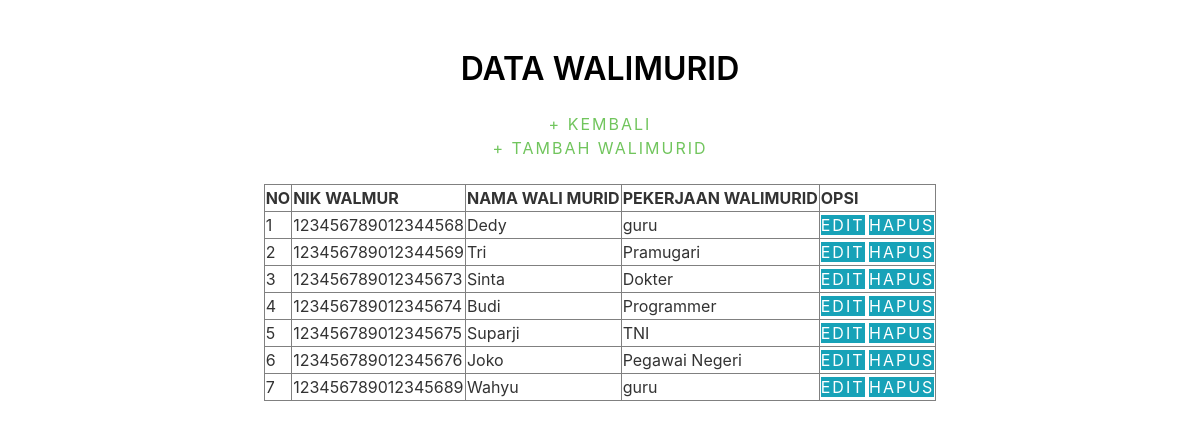
The page /walimurid/index_walmur.php on the database its author committed.
### tables this page shows
CREATE TABLE `walimurid` (
  `NIK_walmur` varchar(20) NOT NULL,
  `nama_walmur` varchar(50) NOT NULL,
  `pekerjaan_walmur` varchar(30) NOT NULL,
  `status` tinyint(1) NOT NULL
);

### walimurid/index_walmur.php (the view, shortened to what this page needs)
<!DOCTYPE html>
<html>
<head>
  <link href="../assets/vendor/bootstrap/css/bootstrap.min.css" rel="stylesheet">
  <link href="../assets/vendor/font-awesome/css/font-awesome.min.css" rel="stylesheet">
  <link href="../assets/vendor/modal-video/css/modal-video.min.css" rel="stylesheet">
  <link href="../assets/vendor/owl.carousel/assets/owl.carousel.min.css" rel="stylesheet">
  <link href="../assets/vendor/aos/aos.css" rel="stylesheet">
  <link href="../assets/css/style.css" rel="stylesheet">
</head>
<body>
 <div id="wrapper" style="margin-top: 50px ">
	<center/>
	<h2>DATA WALIMURID</h2>
	<br/>
	<a href="../login/home.php">+ KEMBALI</a>
	<br>
	<a href="tambah_walmur.php">+ TAMBAH WALIMURID</a>
	<br/>
	<br/>
	<table border="1">
		<tr>
			<th>NO</th>
			<th>NIK WALMUR</th>
			<th>NAMA WALI MURID</th>
			<th>PEKERJAAN WALIMURID</th>
			<th>OPSI</th>
		</tr>
		<?php
		include 'koneksi.php';
		$no = 1;
		$data = mysqli_query($koneksi,"select * from walimurid");
		while($d = mysqli_fetch_array($data)){
			if ($d['status'] == 0){
			?>
			<tr>
				<td><?php echo $no++; ?></td>
				<td><?php echo $d['NIK_walmur']; ?></td>
				<td><?php echo $d['nama_walmur']; ?></td>
				<td><?php echo $d['pekerjaan_walmur']; ?></td>
				<td>
					<a href="edit_walmur.php?NIK_walmur=<?php echo $d['NIK_walmur']; ?>" class="btn-info">EDIT</a>
					<a href="hide_walmur.php?NIK_walmur=<?php echo $d['NIK_walmur']; ?>" onclick="return confirm('Apakah Anda Yakin Untuk Menyembunyikan')" class="btn-info">HAPUS</a>
				</td>
			</tr>
			<?php
			}
		}
		?>
	</table>
</body>
</html>

### assets/css/style.css (style rules this page uses)
body { background-color: #fff; color: #333; }
h1, h2, h3, h4, h5, h6 { margin: 0; }
h2 { color: #000; font-weight: 600; }
a { letter-spacing: 2px; text-decoration: none; color: #71c55d; }

### rows shown on the page
walimurid: NIK_walmur "123456789012344568", nama_walmur "Dedy", pekerjaan_walmur "guru"
walimurid: NIK_walmur "123456789012344569", nama_walmur "Tri", pekerjaan_walmur "Pramugari"
walimurid: NIK_walmur "123456789012345673", nama_walmur "Sinta", pekerjaan_walmur "Dokter"
walimurid: NIK_walmur "123456789012345674", nama_walmur "Budi", pekerjaan_walmur "Programmer"
walimurid: NIK_walmur "123456789012345675", nama_walmur "Suparji", pekerjaan_walmur "TNI"
walimurid: NIK_walmur "123456789012345676", nama_walmur "Joko", pekerjaan_walmur "Pegawai Negeri"
walimurid: NIK_walmur "123456789012345689", nama_walmur "Wahyu", pekerjaan_walmur "guru"
